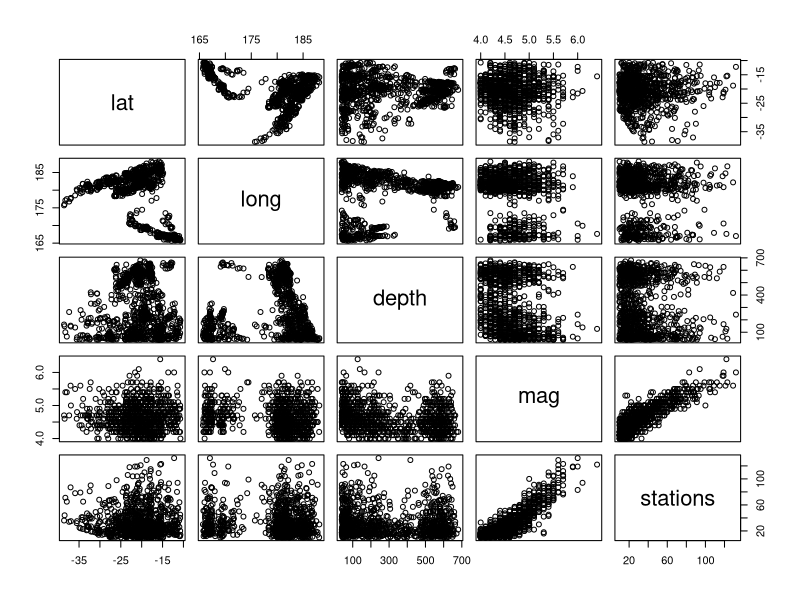
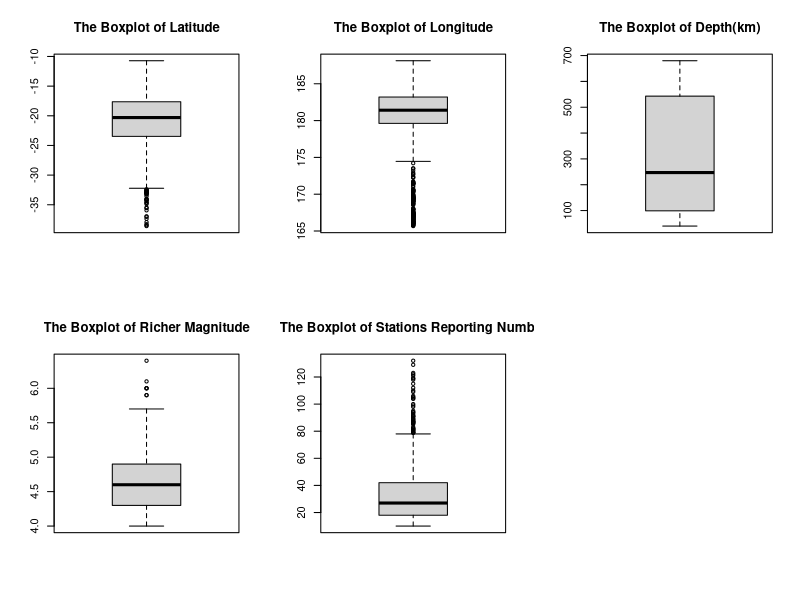

Recreate these plots in R, in order.
## ---- chunk 1
data <- quakes
head(data)
length(data)
summary(data)
plot(data)
par(mfrow = c(2,3))
boxplot(data$lat, main = "The Boxplot of Latitude");
boxplot(data$long, main = "The Boxplot of Longitude");
boxplot(data$depth, main  = "The Boxplot of Depth(km)");
boxplot(data$mag, main = "The Boxplot of Richer Magnitude");
boxplot(data$stations, main = "The Boxplot of Stations Reporting Number")
